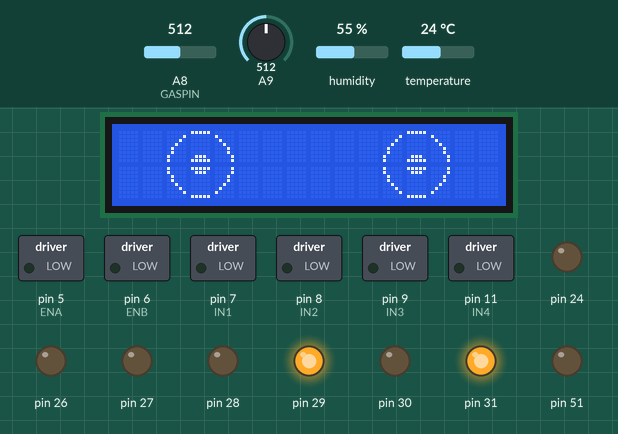
Recording of a sketch running on a simulated Arduino Mega 2560, built with avr-gcc and run on an emulated ATmega2560. Shown: 16×2 character LCD, switched loads named in the sketch (green lamp = pin HIGH), output pins drawn as LEDs (lit = HIGH). The inputs (shaded band) are chosen by the test bench; at power-on: A9 = 512, humidity 55 %, A8 (GASPIN) = 512, temperature 24 °C. What the sketch prints to the serial monitor is not drawn.

Above: at 15.8 s.
15.9 s: A9 set to 54
23.8 s: A9 set to 44
At 26.4 s:
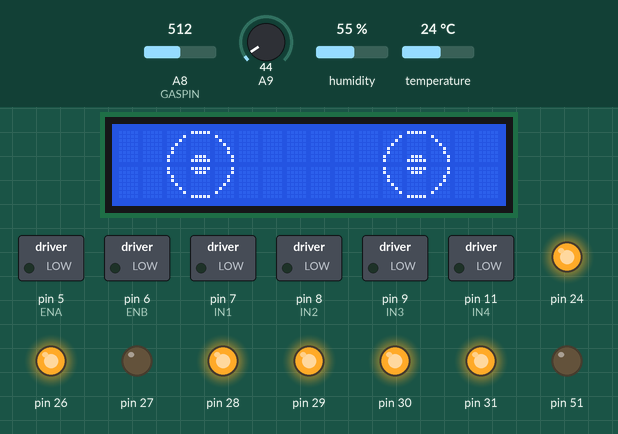
26.7 s: humidity set to 88 %
At 34.3 s:
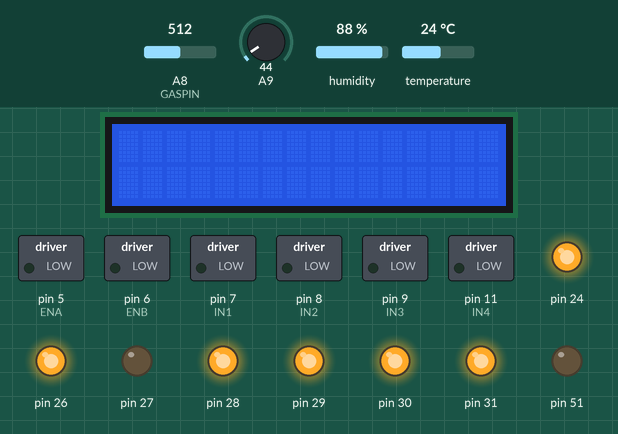
34.6 s: A8 (GASPIN) set to 540
37.9 s: A8 (GASPIN) set to 567
Timing chart, 0 to 40.9 s (numbered marks = the images above; inputs shaded):
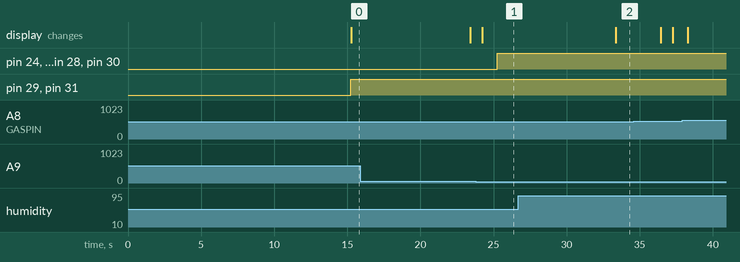

The sketch:

mega.ino
```cpp
#include <LiquidCrystal.h>
#include <DHT.h>
#include <SoftwareSerial.h>
#include <LiquidCrystal_I2C.h>

#define DHTPIN A15
#define GASPIN A8
#define DHTTYPE DHT11
#define ENA 5
#define ENB 6
#define IN1 7
#define IN2 8
#define IN3 9
#define IN4 11


LiquidCrystal_I2C lcd(0x27, 16, 2);
DHT dht(DHTPIN, DHTTYPE);
// LiquidCrystal lcd(22, 24, 26, 28, 30, 32);
SoftwareSerial sim(23, 25);


int _timeout;
String _buffer;
// String number = "+971585334599";  Dhanesh's Number
String number = "+971528324543";
int i;
int gas_val;
int gas_initial;
String gas;
String humid;
String temperature;
int humidity_i;
int temperature_i;
char gas1[10];
char humid1[10];
char temperature1[10];
bool emergency = 0;

char readhr[17];
char readi[17];
char reade[17];
char readc[17];

byte eye1_a[8] = {
  0b00000,
  0b00001,
  0b00010,
  0b00100,
  0b01000,
  0b01000,
  0b10000,
  0b10000
};

byte eye1_b[8] = {
  0b11111,
  0b00000,
  0b00000,
  0b00000,
  0b00000,
  0b00000,
  0b01110,
  0b11111
};

byte eye1_c[8] = {
  0b00000,
  0b10000,
  0b01000,
  0b00100,
  0b00010,
  0b00010,
  0b00001,
  0b00001
};


byte eye1_d[8] = {
  0b00001,
  0b00001,
  0b00010,
  0b00010,
  0b00100,
  0b01000,
  0b10000,
  0b00000
};

byte eye1_e[8] = {
  0b11111,
  0b01110,
  0b00000,
  0b00000,
  0b00000,
  0b00000,
  0b00000,
  0b11111
};
byte eye1_f[8] = {
  0b10000,
  0b10000,
  0b01000,
  0b01000,
  0b00100,
  0b00010,
  0b00001,
  0b00000
};


byte eye2_a[8] = {
  0b00000,
  0b00001,
  0b00011,
  0b00111,
  0b01111,
  0b01111,
  0b11111,
  0b11111
};

byte eye2_b[8] = {
  0b11111,
  0b11111,
  0b11111,
  0b11111,
  0b11111,
  0b11111,
  0b01110,
  0b11111
};

byte eye2_c[8] = {
  0b00000,
  0b10000,
  0b11000,
  0b11100,
  0b11110,
  0b11110,
  0b11111,
  0b11111
};


byte eye2_d[8] = {
  0b00001,
  0b00001,
  0b00010,
  0b00010,
  0b00100,
  0b01000,
  0b10000,
  0b00000
};

byte eye2_e[8] = {
  0b11111,
  0b01110,
  0b00000,
  0b00000,
  0b00000,
  0b00000,
  0b00000,
  0b11111
};
byte eye2_f[8] = {
  0b10000,
  0b10000,
  0b01000,
  0b01000,
  0b00100,
  0b00010,
  0b00001,
  0b00000
};


char send[5];
String str= "N";
int light;

int i_count = 0;

void SendMessage() {
  //Serial.println ("Sending Message");
  sim.println("AT+CMGF=1");  //Sets the GSM Module in Text Mode
  delay(200);
  //Serial.println ("Set SMS Number");
  sim.println("AT+CMGS=\"" + number + "\"\r");  //Mobile phone number to send message
  delay(200);
  String SMS = "Hello, how are you? greetings from miliohm.com admin";
  sim.println(SMS);
  delay(100);
  sim.println((char)26);  // ASCII code of CTRL+Z
  delay(200);
  _buffer = _readSerial();
}
void RecieveMessage() {
  Serial.println("SIM800L Read an SMS");
  sim.println("AT+CMGF=1");
  delay(200);
  sim.println("AT+CNMI=1,2,0,0,0");  // AT Command to receive a live SMS
  delay(200);
  Serial.write("Unread Message done");
}
String _readSerial() {
  _timeout = 0;
  while (!sim.available() && _timeout < 12000) {
    delay(13);
    _timeout++;
  }
  if (sim.available()) {
    return sim.readString();
  }
}
void callNumber() {
  sim.print(F("ATD"));
  sim.print(number);
  sim.print(F(";\r\n"));
  _buffer = _readSerial();
  Serial.println(_buffer);
}


void setup() {
  // put your setup code here, to run once:
  Serial.begin(9600);
  lcd.init();
  lcd.backlight();
  dht.begin();
  pinMode(DHTPIN, INPUT);
  pinMode(GASPIN, INPUT);
  pinMode(IN1, OUTPUT);  //before useing io pin, pin mode must be set first
  pinMode(IN2, OUTPUT);
  pinMode(IN3, OUTPUT);
  pinMode(IN4, OUTPUT);
  pinMode(ENA, OUTPUT);
  pinMode(ENB, OUTPUT);
  pinMode(51, OUTPUT);
  pinMode(27, OUTPUT);
  pinMode(29, OUTPUT);
  pinMode(31, OUTPUT);
  pinMode(A9, INPUT);
  pinMode(24, OUTPUT);
  pinMode(26, OUTPUT);
  pinMode(28, OUTPUT);
  pinMode(30, OUTPUT);

  lcd.createChar(0, eye1_a);
  lcd.createChar(1, eye1_b);
  lcd.createChar(2, eye1_c);
  lcd.createChar(3, eye1_d);
  lcd.createChar(4, eye1_e);
  lcd.createChar(5, eye1_f);

  // lcd.createChar(6, eye2_a);
  // lcd.createChar(7, eye2_b);
  // lcd.createChar(8, eye2_c);
  // lcd.createChar(9, eye2_d);
  // lcd.createChar(10, eye2_e);
  // lcd.createChar(11, eye2_f);

  _buffer.reserve(50);
  // Serial.println("System Started...");
  sim.begin(9600);
  delay(1000);
  // Serial.println("Type s to send an SMS, r to receive an SMS, and c to make a call");

  gas_val = analogRead(A8);

  for(i=0; i<=10; i++){
    gas_initial = analogRead(A8);
    humidity_i = dht.readHumidity();
    temperature_i = dht.readTemperature();
    delay(1000);
  }
}

void loop() {
  // put your main code here, to run repeatedly:
  gas_val = analogRead(A8);
  int humidity = dht.readHumidity();
  int temp = dht.readTemperature();

  light = analogRead(A9);

  if(light > 200){
    analogWrite(24, 0);
    analogWrite(26, 0);
    analogWrite(28, 0);
    analogWrite(30, 0);
  }
  if(light < 200 && light > 100){
    analogWrite(24, 80);
    analogWrite(26, 80);
    analogWrite(28, 80);
    analogWrite(30, 80);
  }
  if(light < 100 && light > 50){
    analogWrite(24, 100);
    analogWrite(26, 100);
    analogWrite(28, 100);
    analogWrite(30, 100);

  }
  if(light<50 && light >  0){
    analogWrite(24, 200);
    analogWrite(26, 200);
    analogWrite(28, 200);
    analogWrite(30, 200);
  }
  if(light == 0){
    analogWrite(24, 255);
    analogWrite(26, 255);
    analogWrite(28, 255);
    analogWrite(30, 255);
  }


  Serial.readBytesUntil('*', readi, 10);
  Serial.readBytesUntil('#', reade, 10);
  // Serial.readBytesUntil('@', readhr, 10);
  Serial.readBytesUntil('!', readc, 10);


  String hr_s = String(readhr);
  int heartrate = hr_s.toInt();

  // Serial.println(readi);
  // Serial.println(reade);
  // Serial.println(heartrate);
  // Serial.println(readc);


  analogWrite(29, 255);
  analogWrite(31, 255);

  // lcd.setCursor(0, 0);
  // lcd.write("h: ");
  // lcd.setCursor(3, 0);
  // lcd.print(humidity);

  // lcd.setCursor(0, 1);
  // lcd.write("t: ");
  // lcd.setCursor(3, 1);
  // lcd.print(temp);
  // lcd.setCursor(11, 0);
  // lcd.print("gas:");
  // lcd.setCursor(12, 1);
  // lcd.print(gas_val);

  i_count = i_count + 1;
  Serial.println(i_count);
  if(i_count == 3){
    i_count = 0;
    lcd.createChar(0, eye2_a);
    lcd.createChar(1, eye2_b);
    lcd.createChar(2, eye2_c);
    lcd.createChar(3, eye2_d);
    lcd.createChar(4, eye2_e);
    lcd.createChar(5, eye2_f);

    lcd.clear();
    lcd.setCursor(2,0);
    lcd.write(byte(0));
    lcd.setCursor(3,0); // Display eye 1
    lcd.write(byte(1));
    lcd.setCursor(4,0);
    lcd.write(byte(2));
    lcd.setCursor(4,1); // Display eye 1
    lcd.write(byte(3));
    lcd.setCursor(3,1);
    lcd.write(byte(4));
    lcd.setCursor(2,1); // Display eye 1
    lcd.write(byte(5));


    lcd.setCursor(11,0);
    lcd.write(byte(0));
    lcd.setCursor(12,0); // Display eye 1
    lcd.write(byte(1));
    lcd.setCursor(13,0);
    lcd.write(byte(2));
    lcd.setCursor(13,1); // Display eye 1
    lcd.write(byte(3));
    lcd.setCursor(12,1);
    lcd.write(byte(4));
    lcd.setCursor(11,1); // Display eye 1
    lcd.write(byte(5));
    delay(750);
    lcd.createChar(0, eye1_a);
    lcd.createChar(1, eye1_b);
    lcd.createChar(2, eye1_c);
    lcd.createChar(3, eye1_d);
    lcd.createChar(4, eye1_e);
    lcd.createChar(5, eye1_f);

  }
  lcd.clear();
  lcd.setCursor(2,0);
  lcd.write(byte(0));
  lcd.setCursor(3,0); // Display eye 1
  lcd.write(byte(1));
  lcd.setCursor(4,0);
  lcd.write(byte(2));
  lcd.setCursor(4,1); // Display eye 1
  lcd.write(byte(3));
  lcd.setCursor(3,1);
  lcd.write(byte(4));
  lcd.setCursor(2,1); // Display eye 1
  lcd.write(byte(5));

  lcd.setCursor(11,0);
  lcd.write(byte(0));
  lcd.setCursor(12,0); // Display eye 1
  lcd.write(byte(1));
  lcd.setCursor(13,0);
  lcd.write(byte(2));
  lcd.setCursor(13,1); // Display eye 1
  lcd.write(byte(3));
  lcd.setCursor(12,1);
  lcd.write(byte(4));
  lcd.setCursor(11,1); // Display eye 1
  lcd.write(byte(5));

  delay(1000);

  // Serial.print("humidity: ");
  // Serial.println(humidity);
  // Serial.print("Temp: ");
  // Serial.println(temp);
  // Serial.print("gas: ");
  // Serial.println(gas_val);
  gas = gas_val;
  humid = humidity;
  temperature = temp;
  gas.toCharArray(gas1, 10);
  humid.toCharArray(humid1, 10);
  temperature.toCharArray(temperature1, 10);
  // Serial.print(gas_val);
  // Serial.print("_");
  // Serial.print(humid1);
  // Serial.print(".");
  // Serial.print(temperature1);
  // Serial.print("#");
  // Serial.print(emergency);
  // Serial.print("!");
  // Serial.println("");

  // emergency = 0;

  // if (gas_val > 80){
  //   switch (gas_val)
  //   {
  //     case 300:
  //       SendMessage();
  //       break;
  //     case 20:
  //       RecieveMessage();
  //       break;
  //     case 100:
  //       // callNumber();
  //       Serial.println("called");
  //       break;

  //   }
  // }


  // if (sim.available() > 0){
  //   Serial.write(sim.read());
  // }

  // warn("CO2 rising.. please make sure to be safe");

  if(gas_val - gas_initial > 40){
    emergency = 1;
    warn("High rise in CO2");
    str = "C";
    str.toCharArray(send, 2);

  }
  if(humidity - humidity_i > 30){
    emergency = 1;
    warn("Humidity High");
    str = "H";
    str.toCharArray(send, 2);
  }
  if(temp - temperature_i > 3){
    emergency = 1;
    warn("Temperature High");
    str = "T";
    str.toCharArray(send, 2);
  }
  Serial.println(gas_val);
  Serial.println(temp);
  Serial.print(humidity);
  Serial.print("ht");

  if(gas_val - gas_initial > 40 && humidity - humidity_i > 30){
    str = "Q";
    str.toCharArray(send, 2);
  }
  if(gas_val - gas_initial > 40 && temp - temperature_i > 3){
    str = "W";
    str.toCharArray(send, 2);
  }
  if(humidity - humidity_i > 30 && temp - temperature_i > 3){
    str = "R";
    str.toCharArray(send, 2);
    if(gas_val - gas_initial > 40){
      str = "E";
      str.toCharArray(send, 2);
    }
  }

  // if(temp - temperature_i > 10){
  //   emergency = 1;
  // }
  // if(heartrate > 140){
  //   emergency = 1;
  //   warn("Heartrate High");
  // }
  // if(heartrate > 0 && heartrate < 50){
  //   emergency = 1;
  //   warn("Heartrate Low");
  // }
  if(String(reade) == "HELP Detec"){
    emergency = 1;
    warn("EMERGENCY!");
    str = "E";
    str.toCharArray(send, 2);
  }
  if(String(readi) == "Detected"){
    emergency = 1;
    warn("Intrusion!");
    str = "I";
    str.toCharArray(send, 2);
  }
  Serial.print(send);
  Serial.println(".");


  if(String(readc) == "F"){
    forward();
    delay(800);
    stop();

  }
  if(String(readc) == "B"){
    back();
    delay(800);
    stop();

  }if(String(readc) == "R"){
    right();
    delay(2000);
    stop();

  }if(String(readc) == "L"){
    left();
    delay(2000);
    stop();

  }


  readi[10] = {0};
  readhr[10]= {0};
  reade[10]= {0};
  readc[10]= {0};
  send[2] = {0};
  memset(&(readi[0]), 0, 14);
  memset(&(readhr[0]), 0, 14);
  memset(&(reade[0]), 0, 14);
  memset(&(readc[0]), 0, 14);
  memset(&(send[0]), 0, 5);
  str = "N";
  str.toCharArray(send, 2);
}

void warn(String warning){
  lcd.clear();
  lcd.setCursor(0, 0);
  int size = strlen(warning.c_str()) - 16;
  lcd.print(warning);
  // for(i = 0; i <= size; i++){
  //   lcd.scrollDisplayLeft();
  //   delay(250);
  // }
  // digitalWrite(51, HIGH);
  // delay(100);
  // digitalWrite(51, LOW);
  // delay(200);
  // digitalWrite(51, HIGH);
  // delay(100);
  // digitalWrite(51, LOW);
  // delay(200);
  // lcd.clear();
  // digitalWrite(51, HIGH);
  // delay(100);
  // digitalWrite(51, LOW);
  // delay(200);
  // digitalWrite(51, HIGH);
  // delay(100);
  // digitalWrite(51, LOW);
  // delay(200);
  // lcd.clear();
  // digitalWrite(51, HIGH);
  // delay(100);
  // digitalWrite(51, LOW);
  // delay(200);
  // digitalWrite(51, HIGH);
  // delay(100);
  // digitalWrite(51, LOW);
  // delay(200);
  lcd.clear();
}


void stop() {
  digitalWrite(ENA, LOW);    //enable L298n A channel
  digitalWrite(ENB, LOW);    //enable L298n B channel
  digitalWrite(IN1, LOW);    //set IN1 hight level
  digitalWrite(IN2, LOW);     //set IN2 low level
  digitalWrite(IN3, LOW);     //set IN3 low level
  digitalWrite(IN4, LOW);    //set IN4 hight level
  Serial.println("Forward");  //send message to serial monitor
}

void forward() {
  digitalWrite(ENA, HIGH);    //enable L298n A channel
  digitalWrite(ENB, HIGH);    //enable L298n B channel
  digitalWrite(IN1, HIGH);    //set IN1 hight level
  digitalWrite(IN2, LOW);     //set IN2 low level
  digitalWrite(IN3, LOW);     //set IN3 low level
  digitalWrite(IN4, HIGH);    //set IN4 hight level
  Serial.println("Forward");  //send message to serial monitor
}

void back() {
  digitalWrite(ENA, HIGH);
  digitalWrite(ENB, HIGH);
  digitalWrite(IN1, LOW);
  digitalWrite(IN2, HIGH);
  digitalWrite(IN3, HIGH);
  digitalWrite(IN4, LOW);
  Serial.println("Back");
}

void left() {
  digitalWrite(ENA, HIGH);
  digitalWrite(ENB, HIGH);
  digitalWrite(IN1, LOW);
  digitalWrite(IN2, HIGH);
  digitalWrite(IN3, LOW);
  digitalWrite(IN4, HIGH);
  Serial.println("Left");
}

void right() {
  digitalWrite(ENA, HIGH);
  digitalWrite(ENB, HIGH);
  digitalWrite(IN1, HIGH);
  digitalWrite(IN2, LOW);
  digitalWrite(IN3, HIGH);
  digitalWrite(IN4, LOW);
  Serial.println("Right");
}

float analogToPPM(int sensorValue) {
  // Replace these values with your calibration data
  float RS_R0 = 2.5;             // Ratio of RS (Sensor Resistance) to R0 (Ro in clean air)
  float CO2Curve = 116.6020682;  // CO2 sensor curve
  float ppm = CO2Curve * pow(((sensorValue / RS_R0) - 1), -2.769034857);

  // You may need to fine-tune the curve and parameters for your specific sensor

  return ppm;
}
```

Measured:
- the behaviour switches between 50 and 49 on A9 (found by bisection; images 0 and 1)
- after the input at 23.8 s, pin 24, pin 26, pin 28, pin 30: LOW → HIGH after 1.5 s
- after the input at 26.7 s, the display: changes after 6.6 s (image 2)
